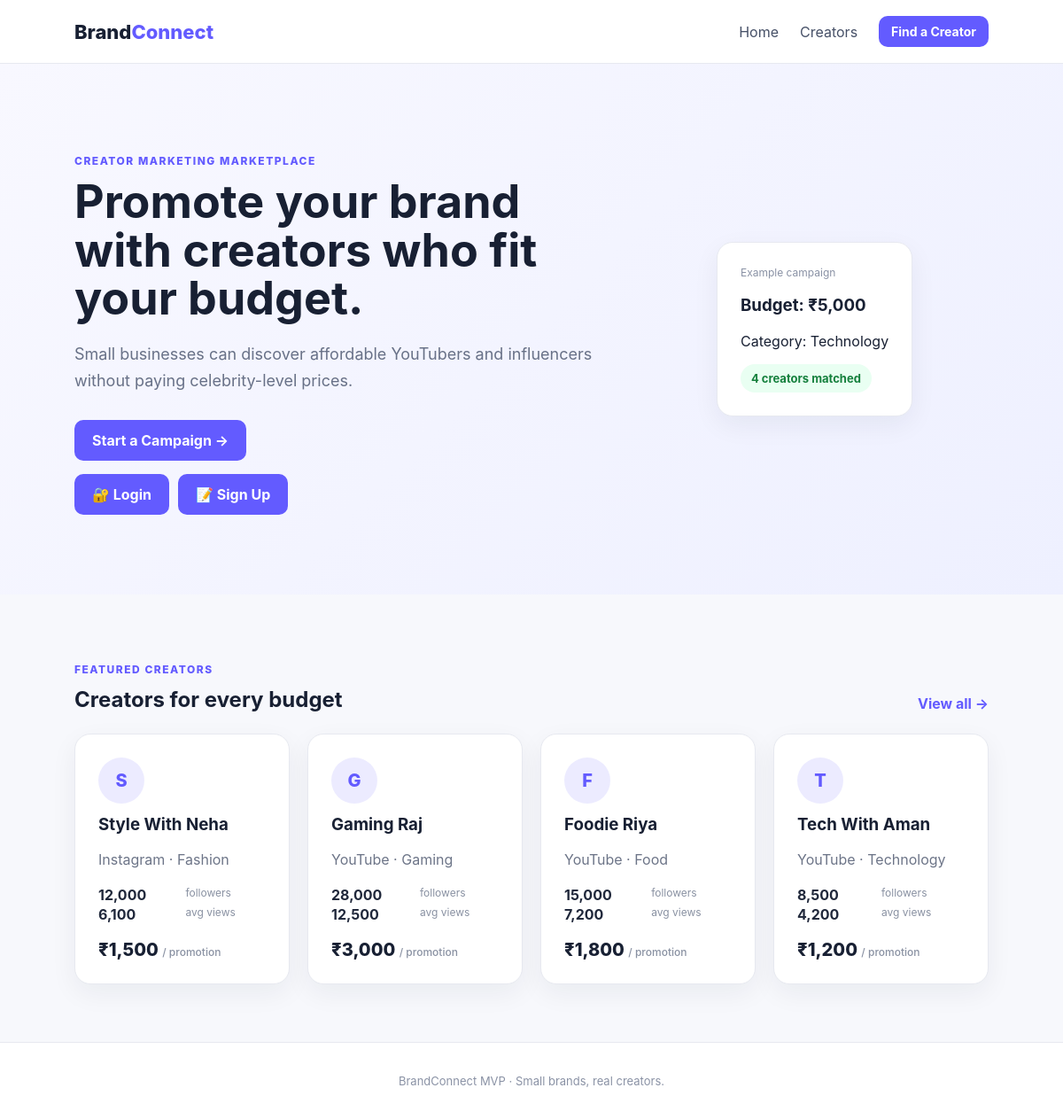
The page / on the database its author committed.
### tables this page shows
CREATE TABLE creators (
        id INTEGER PRIMARY KEY AUTOINCREMENT,
        name TEXT NOT NULL,
        platform TEXT NOT NULL,
        category TEXT NOT NULL,
        followers INTEGER NOT NULL,
        avg_views INTEGER NOT NULL,
        price INTEGER NOT NULL,
        location TEXT NOT NULL,
        bio TEXT DEFAULT ''
    , image_url TEXT DEFAULT '');

### backend/app.py (the view)
@app.route("/")
def home():
    conn = db()
    creators = conn.execute("""
        SELECT * FROM creators
        ORDER BY id DESC
    """).fetchall()
    conn.close()
    return render_template("index.html", creators=creators)

### backend/app.py (called while the page is built)
def db():
    conn = sqlite3.connect(DB)
    conn.row_factory = sqlite3.Row
    return conn

### frontend/templates/index.html (shortened to what this page needs)
{% extends "base.html" %}
{% block content %}
<section class="hero">
  <div>
    <p class="eyebrow">Creator marketing marketplace</p>
    <h1>Promote your brand with creators who fit your budget.</h1>
    <p class="lead">Small businesses can discover affordable YouTubers and influencers without paying celebrity-level prices.</p>
    <a class="btn" href="{{ url_for('campaign') }}">Start a Campaign →</a>
    <div style="margin-top:15px; display:flex; gap:10px;">
  <a class="btn" href="{{ url_for('login') }}">
    🔐 Login
  </a>
  <a class="btn" href="{{ url_for('signup') }}">
    📝 Sign Up
  </a>
</div>
  </div>
  <div class="hero-card">
    <div class="mini">Example campaign</div>
    <h3>Budget: ₹5,000</h3>
    <p>Category: Technology</p>
    <div class="pill">4 creators matched</div>
  </div>
</section>
<section class="section">
  <div class="section-head">
    <div><p class="eyebrow">Featured creators</p><h2>Creators for every budget</h2></div>
    <a href="{{ url_for('creators') }}">View all →</a>
  </div>
  <div class="grid">
  {% for c in creators[:4] %}
    <article class="card">
      <div class="avatar">{{ c.name[0] }}</div>
      <h3>{{ c.name }}</h3>
      <p>{{ c.platform }} · {{ c.category }}</p>
      <div class="stats"><b>{{ "{:,}".format(c.followers) }}</b><span>followers</span><b>{{ "{:,}".format(c.avg_views) }}</b><span>avg views</span></div>
      <div class="price">₹{{ "{:,}".format(c.price) }} <span>/ promotion</span></div>
    </article>
  {% endfor %}
  </div>
</section>
{% endblock %}

### frontend/static/style.css (style rules this page uses)
* { box-sizing:border-box }
body { margin:0;font-family:Inter,Arial,sans-serif;background:#f7f8fc;color:#182033 }
.btn { display:inline-block;background:#635bff;color:white!important;border:0;border-radius:10px;padding:13px 20px;text-decoration:none;font-weight:700;cursor:pointer }
.hero { padding:90px 7%;display:grid;grid-template-columns:1.5fr 1fr;gap:50px;align-items:center;background:linear-gradient(135deg,#f8f8ff,#eef0ff) }
.eyebrow { text-transform:uppercase;letter-spacing:1.5px;font-size:12px;font-weight:800;color:#635bff }
.hero h1 { font-size:52px;line-height:1.05;max-width:720px;margin:12px 0 20px }
.lead { font-size:18px;line-height:1.7;color:#687187;max-width:650px;margin-bottom:28px }
.hero-card,.card,.campaign-summary { background:white;border:1px solid #e7e9f0;border-radius:18px;padding:26px;box-shadow:0 10px 30px rgba(24,32,51,.06) }
.hero-card { max-width:360px;margin:auto }
.mini { font-size:12px;color:#8a92a5 }
.pill { display:inline-block;background:#e9fff2;color:#15803d;padding:8px 12px;border-radius:99px;font-size:13px;font-weight:700 }
.section { padding:65px 7% }
.section h2 { margin-top:45px }
.section-head { display:flex;justify-content:space-between;align-items:end;margin-bottom:24px }
.section-head h2 { margin:0 }
.section-head a { color:#635bff;text-decoration:none;font-weight:700 }
.grid { display:grid;grid-template-columns:repeat(auto-fit,minmax(230px,1fr));gap:20px }
.card h3 { margin:12px 0 5px }
.card p { color:#6d7588;line-height:1.5 }
.avatar { width:52px;height:52px;border-radius:50%;background:#ecebff;color:#635bff;display:grid;place-items:center;font-size:20px;font-weight:800 }
.stats { display:grid;grid-template-columns:auto auto;gap:2px 10px;margin:18px 0;color:#20283b }
.stats span { font-size:12px;color:#8991a2 }
.price { font-size:20px;font-weight:800;margin-top:18px }
.price span { font-size:12px;color:#8991a2;font-weight:500 }

### rows shown on the page
creators: name "S", name "Style With Neha", platform "Instagram", category "Fashion", followers "12,000", avg_views "6,100", price "1,500"
creators: name "G", name "Gaming Raj", platform "YouTube", category "Gaming", followers "28,000", avg_views "12,500", price "3,000"
creators: name "F", name "Foodie Riya", platform "YouTube", category "Food", followers "15,000", avg_views "7,200", price "1,800"
creators: name "T", name "Tech With Aman", platform "YouTube", category "Technology", followers "8,500", avg_views "4,200", price "1,200"
